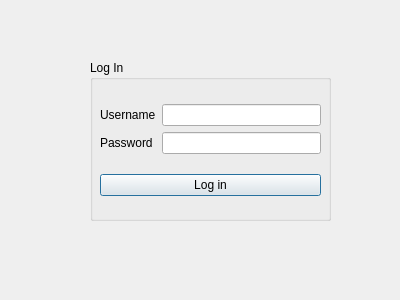
<?xml version="1.0" encoding="UTF-8"?>
<ui version="4.0">
 <class>LogIn</class>
 <widget class="QDialog" name="LogIn">
  <property name="geometry">
   <rect>
    <x>0</x>
    <y>0</y>
    <width>400</width>
    <height>300</height>
   </rect>
  </property>
  <property name="windowTitle">
   <string>Dialog</string>
  </property>
  <widget class="QGroupBox" name="groupBox">
   <property name="geometry">
    <rect>
     <x>90</x>
     <y>60</y>
     <width>241</width>
     <height>161</height>
    </rect>
   </property>
   <property name="title">
    <string>Log In</string>
   </property>
   <widget class="QWidget" name="layoutWidget">
    <property name="geometry">
     <rect>
      <x>10</x>
      <y>30</y>
      <width>221</width>
      <height>120</height>
     </rect>
    </property>
    <layout class="QVBoxLayout" name="verticalLayout_3">
     <item>
      <layout class="QHBoxLayout" name="horizontalLayout">
       <item>
        <layout class="QVBoxLayout" name="verticalLayout_2">
         <item>
          <widget class="QLabel" name="label_2">
           <property name="text">
            <string>Username</string>
           </property>
          </widget>
         </item>
         <item>
          <widget class="QLabel" name="label_3">
           <property name="text">
            <string>Password</string>
           </property>
          </widget>
         </item>
        </layout>
       </item>
       <item>
        <layout class="QVBoxLayout" name="verticalLayout">
         <item>
          <widget class="QLineEdit" name="lineEdit_username"/>
         </item>
         <item>
          <widget class="QLineEdit" name="lineEdit_password"/>
         </item>
        </layout>
       </item>
      </layout>
     </item>
     <item>
      <widget class="QPushButton" name="pushButton">
       <property name="text">
        <string>Log in</string>
       </property>
      </widget>
     </item>
    </layout>
   </widget>
  </widget>
 </widget>
 <resources/>
 <connections/>
</ui>
